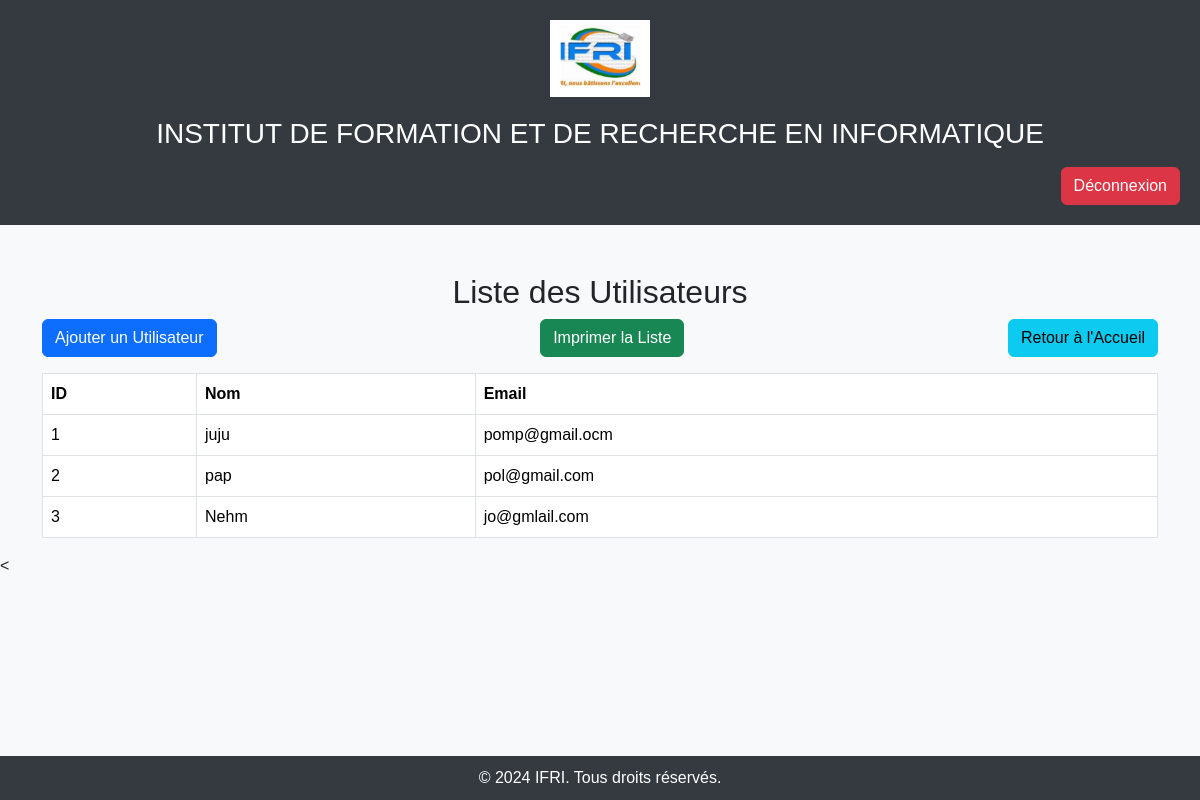
The app's page /listUser.php (signed in) with its own data.
### tables this page shows
CREATE TABLE `utilisateurs` (
  `id` int(11) NOT NULL,
  `nom` varchar(255) NOT NULL,
  `email` varchar(255) NOT NULL,
  `mot_de_passe` varchar(255) NOT NULL
);

### listUser.php (the view, shortened to what this page needs)
<?php
include 'db.php';
$sql = "SELECT id, nom, email FROM utilisateurs";
$stmt = $pdo->prepare($sql);
$stmt->execute();
$utilisateurs = $stmt->fetchAll(PDO::FETCH_ASSOC);
?>
<!DOCTYPE html>
<html lang="fr">
<head>
    <link href="assets/css/bootstrap.min.css" rel="stylesheet">
    <link rel="stylesheet" href="assets/css/style.css">
</head>
<body>
    <header class="header text-center">
        <img src="assets/img/logo.PNG" alt="Logo IFRI" style="max-width: 100px;">
        <h3>Institut de formation et de recherche en Informatique</h3>
        <div class="text-end mt-3">
            <a href="logout.php" class="btn btn-danger">Déconnexion</a>
        </div>
    </header>
    <div class="container mt-5">
        <h2 class="text-center">Liste des Utilisateurs</h2>
        <div class="d-flex justify-content-between mb-3">
            <a href="inscription.php" class="btn btn-primary">Ajouter un Utilisateur</a>
            <button onclick="imprimerListe()" class="btn btn-success">Imprimer la Liste</button>
            <a href="acceuil.php" class="btn btn-info">Retour à l'Accueil</a>
        </div>
        <table class="table table-bordered">
            <thead>
                <tr>
                    <th>ID</th>
                    <th>Nom</th>
                    <th>Email</th>
                </tr>
            </thead>
            <tbody>
                <?php foreach ($utilisateurs as $utilisateur): ?>
                    <tr>
                        <td><?php echo htmlspecialchars($utilisateur['id']); ?></td>
                        <td><?php echo htmlspecialchars($utilisateur['nom']); ?></td>
                        <td><?php echo htmlspecialchars($utilisateur['email']); ?></td>
                    </tr>
                <?php endforeach; ?>
            </tbody>
        </table>
    </div>
    <footer class="footer mt-5">
        <div class="container">
            <p class="text-center mb-0">&copy; 2024 IFRI. Tous droits réservés.</p>
        </div>
    </footer>
</body>
</html>

### assets/css/style.css (style rules this page uses)
body { font-family: Arial, sans-serif; background-color: #f8f9fa; }
header img { text-align: left; margin-left: 0; }
header { background-color: #343a40; color: white; padding: 20px; }
h3 { text-align: center; margin-top: 20px; text-transform: uppercase; }
footer { background-color: #343a40; color: white; position: fixed; bottom: 0; width: 100%; text-align: center; padding: 10px 0; }

### records on screen
utilisateurs: id "1", nom "juju", email "pomp@gmail.ocm"
utilisateurs: id "2", nom "pap", email "pol@gmail.com"
utilisateurs: id "3", nom "Nehm", email "jo@gmlail.com"
